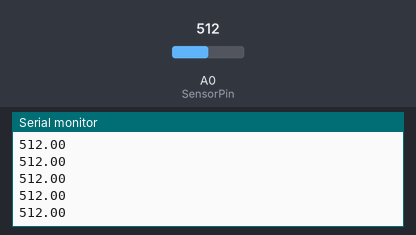
Recording of a sketch running on a simulated Arduino Uno, built with avr-gcc and run on an emulated ATmega328P. Parts: the last lines printed to the serial monitor. The inputs (shaded band) are chosen by the test bench; at power-on: A0 (SensorPin) = 512.

Above: at 1.2 s.
1.3 s: A0 (SensorPin) set to 716
At 1.31 s:
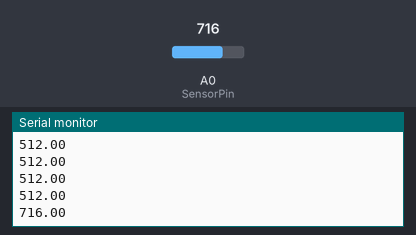
2.8 s: A0 (SensorPin) set to 900
At 2.82 s:
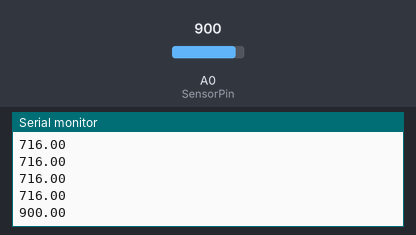
Timing chart, 0 to 5.8 s (numbered marks = the images above; inputs shaded):
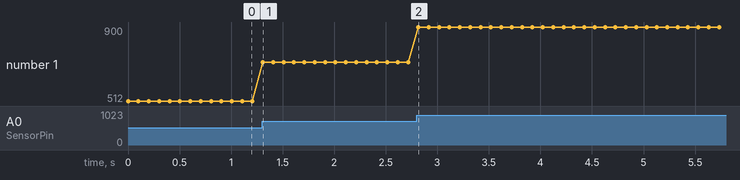

The sketch:

Toma_Muestras_ECG.ino
```cpp
/*
 * UNIVERSIDAD TECNICA DEL NORTE
 * FACULTAD DE INGENIERIA EN CIENCIAS APLICADAS
 * CARRERA DE INGENIERIA EN TELECOMUNICACIONES
 *
 * SISTEMAS EMBEBIDOS
 * PROYECTO BIMESTRAL
 *
 * GRUPO 4
 * ALMEIDA KATHERINE
 * TANDAYAMO SMITH
 * TORRES ERIKA
 *
 * TOMA DE MUESTRAS || SENSOR DE ELECTROCARDIOGRAMA
 */
int SensorPin = 0;
int retraso = 100;
void setup (){
  Serial.begin (9600);
  }
void loop (){
    double valor = analogRead (SensorPin);
    Serial.println (valor);
    delay (retraso);
  }
```

Datos_SensorAudio.ino
```cpp
double audio_sensor [100]={
527,
514,
509,
509,
505,
503,
516,
497,
526,
500,
520,
508,
498,
529,
524,
517,
499,
524,
520,
523,
534,
523,
501,
518,
513,
517,
514,
513,
511,
509,
502,
516,
511,
516,
526,
520,
527,
509,
507,
512,
515,
541,
503,
509,
512,
512,
515,
515,
516,
516,
516,
516,
517,
516,
516,
516,
516,
516,
516,
519,
513,
515,
523,
510,
516,
522,
517,
519,
524,
516,
514,
515,
526,
518,
503,
509,
526,
508,
512,
512,
519,
515,
514,
513,
518,
516,
484,
509,
510,
513,
514,
515,
515,
515,
516,
516,
516,
643,
489,
};
```

Measured:
- after the input at 1.3 s, the serial monitor: prints a new line at once (image 1)
- after the input at 2.8 s, the serial monitor: prints a new line at once (image 2)
- plotted number 1: 512 → 716 after the input at 1.3 s, 716 → 900 after the input at 2.8 s
